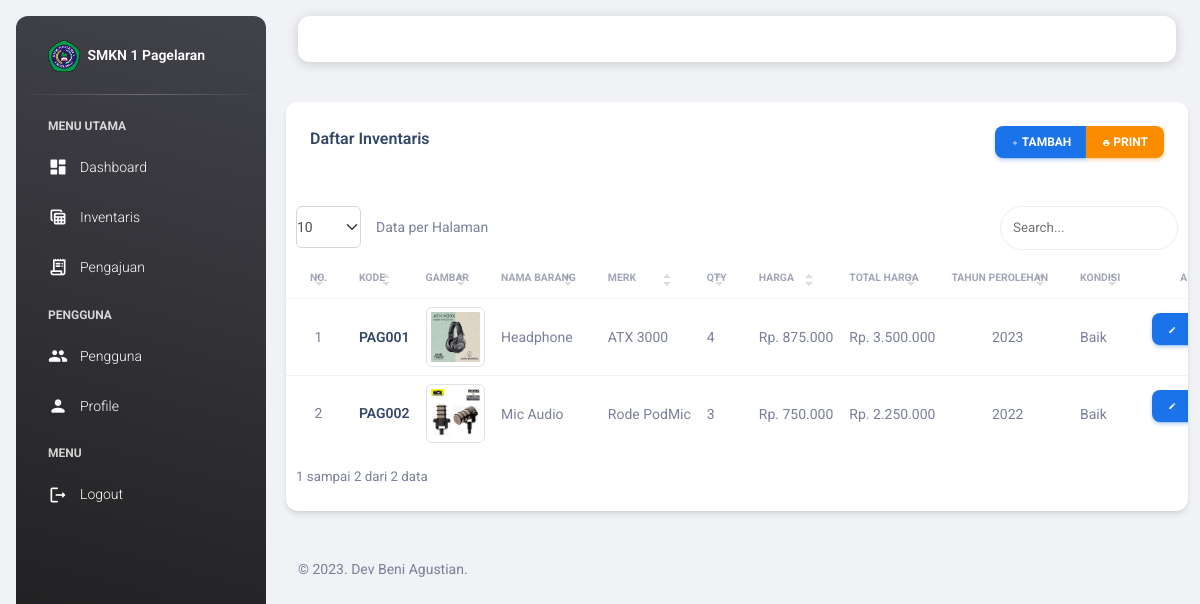
The app's page /view_inventaris/inventaris.php (signed in) with its own data.
### tables this page shows
CREATE TABLE `inventaris` (
  `id_inventaris` int(11) NOT NULL,
  `kode` varchar(100) NOT NULL,
  `nama_barang` varchar(255) NOT NULL,
  `merk` varchar(255) NOT NULL,
  `qty` int(11) NOT NULL,
  `harga` int(11) NOT NULL,
  `gambar` varchar(255) NOT NULL,
  `tahun_perolehan` varchar(100) NOT NULL,
  `id_kondisi` int(11) NOT NULL,
  `date_created` date NOT NULL,
  `is_active` int(11) NOT NULL
);

CREATE TABLE `kondisi` (
  `id_kondisi` int(11) NOT NULL,
  `kondisi` varchar(100) NOT NULL
);

### functions.php (called while the page is built, shortened)
<?php
$conn = mysqli_connect("localhost", "root", "", "db_siib");
function query($query)
{
    global $conn;
    $result = mysqli_query($conn, $query);
    $rows = [];
    while ($row = mysqli_fetch_assoc($result)) {
        $rows[] = $row;
    }
    return $rows;
}

### view_inventaris/inventaris.php (the view, shortened to what this page needs)
<?php
include "../templates/header.php";
$inventaris = query(
    "SELECT * FROM inventaris
    INNER JOIN kondisi ON inventaris.id_kondisi = kondisi.id_kondisi"
);
?>
<div class="row mb-4">
    <div class="col-12 col-md-12">
        <div class="card">
            <div class="card-header pb-0">
                <div class="row">
                    <div class="col-lg-6 col-7">
                        <h6>Daftar Inventaris</h6>
                    </div>
                    <div class="col-lg-6 col-5 my-auto text-end">
                        <div class="btn-group btn-group-toggle" data-toggle="buttons">
                            <?php if ($user["role_id"] == 1): ?>
                                <a href="inventaris_add.php" class="btn btn-sm btn-info text-white"><i
                                        class="material-icons opacity-10">add</i> Tambah</a>
                            <?php endif; ?>
                            <a href="inventaris_print.php" class="btn btn-sm btn-warning text-white" target="_blank"><i
                                    class="material-icons opacity-10">print</i> Print</a>
                        </div>
                    </div>
                </div>
            </div>
            <div class="card-body px-0 pb-2">
                <div class="table-responsive">
                    <table class="table align-items-center mb-0" id="data-table">
                        <thead>
                            <tr>
                                <th
                                    class="text-uppercase text-secondary text-xxs font-weight-bolder opacity-7 text-center">
                                    No.</th>
                                <th class="text-uppercase text-secondary text-xxs font-weight-bolder opacity-7 ps-2">
                                    Kode</th>
                                <th class="text-uppercase text-secondary text-xxs font-weight-bolder opacity-7 ps-2">
                                    Gambar
                                </th>
                                <th class="text-uppercase text-secondary text-xxs font-weight-bolder opacity-7 ps-2">
                                    Nama Barang</th>
                                <th class="text-uppercase text-secondary text-xxs font-weight-bolder opacity-7 ps-2">
                                    Merk</th>
                                <th class="text-uppercase text-secondary text-xxs font-weight-bolder opacity-7 ps-2">
                                    Qty
                                </th>
                                <th class="text-uppercase text-secondary text-xxs font-weight-bolder opacity-7 ps-2">
                                    Harga
                                </th>
                                <th class="text-uppercase text-secondary text-xxs font-weight-bolder opacity-7 ps-2">
                                    Total Harga
                                </th>
                                <th class="text-uppercase text-secondary text-xxs font-weight-bolder opacity-7 ps-2">
                                    Tahun Perolehan
                                </th>
                                <th class="text-uppercase text-secondary text-xxs font-weight-bolder opacity-7 ps-2">
                                    Kondisi
                                </th>
                                <?php if ($user["role_id"] == 1): ?>
                                    <th
                                        class="text-center text-uppercase text-secondary text-xxs font-weight-bolder opacity-7">
                                        Aksi</th>
                                <?php endif; ?>
                            </tr>
                        </thead>
                        <tbody>
                            <?php $n = 1; ?>
                            <?php foreach ($inventaris as $i): ?>
                                <tr>
                                    <td class="text-center text-sm">
                                        <span class="mb-0 text-sm">
                                            <?= $n; ?>
                                        </span>
                                    </td>
                                    <td>
                                        <h6 class="mb-0 text-sm">
                                            <?= $i["kode"]; ?>
                                        </h6>
                                    </td>
                                    <td>
                                        <span class="mb-0 text-sm">
                                            <img src="../assets/img/barang/<?= $i["gambar"]; ?>" class="img-thumbnail">
                                        </span>
                                    </td>
                                    <td>
                                        <span class="mb-0 text-sm">
                                            <?= $i["nama_barang"]; ?>
                                        </span>
                                    </td>
                                    <td>
                                        <span class="mb-0 text-sm">
                                            <?= $i["merk"]; ?>
                                        </span>
                                    </td>
                                    <td>
                                        <span class="mb-0 text-sm">
                                            <?= $i["qty"]; ?>
                                        </span>
                                    </td>
                                    <td>
                                        <span class="mb-0 text-sm">
                                            Rp.
                                            <?= number_format($i["harga"], 0, ',', '.'); ?>
                                        </span>
                                    </td>
                                    <td>
                                        <span class="mb-0 text-sm">
                                            Rp.
                                            <?= number_format($i["qty"] * $i["harga"], 0, ',', '.'); ?>
                                        </span>
                                    </td>
                                    <td class="text-center">
                                        <span class="mb-0 text-sm">
                                            <?= $i["tahun_perolehan"]; ?>
                                        </span>
                                    </td>
                                    <td>
                                        <span class="mb-0 text-sm">
                                            <?= $i["kondisi"]; ?>
                                        </span>
                                    </td>
                                    <?php if ($user["role_id"] == 1): ?>
                                        <td class="align-middle text-center">
                                            <div class="btn-group btn-group-toggle" data-toggle="buttons">
                                                <a href="inventaris_edit.php?id_inventaris=<?= $i["id_inventaris"] ?>"
                                                    class="btn btn-sm btn-info text-white"><i
                                                        class="material-icons opacity-10">edit</i></a>
                                            </div>
                                        </td>
                                    <?php endif; ?>
                                </tr>
                                <?php $n++; ?>
                            <?php endforeach; ?>
                        </tbody>
                    </table>
                </div>
            </div>
        </div>
    </div>
</div>
<?php
include "../templates/footer.php";
?>

### records on screen
inventaris: kode "PAG001", gambar (picture), nama_barang "Headphone", merk "ATX 3000", qty "4", harga "875.000", $i["qty"] * $i["harga"] "3.500.000", tahun_perolehan "2023", id_kondisi.kondisi "Baik"
inventaris: kode "PAG002", gambar (picture), nama_barang "Mic Audio", merk "Rode PodMic", qty "3", harga "750.000", $i["qty"] * $i["harga"] "2.250.000", tahun_perolehan "2022", id_kondisi.kondisi "Baik"
